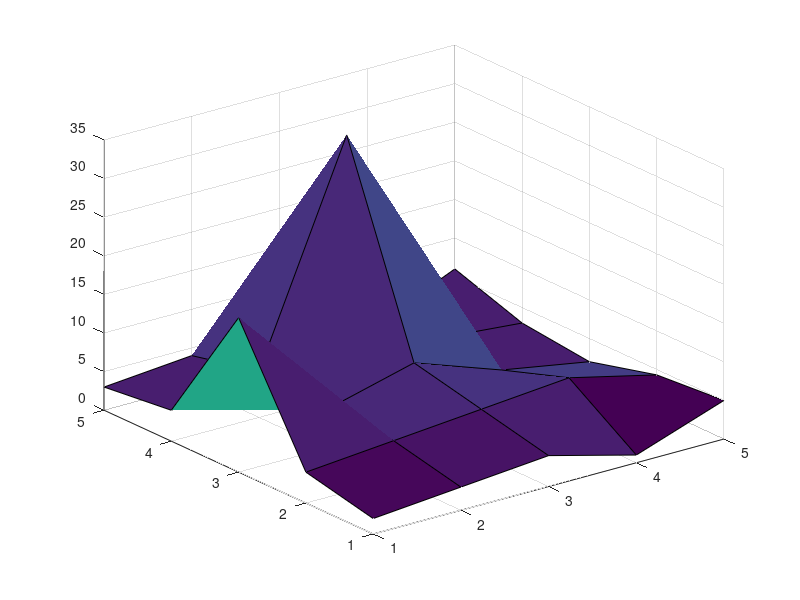

Recreate this plot in MATLAB.

t = [0:0.1:10]

figure(1), plot(t, cos(t));
title('Cos(t)');
xlabel('t [s]'), ylabel('cos(t)');
grid;

X = [1, 2, 3, 4, 5];
Y = [1, 2, 3, 4, 5];
Z = [2, 3, 4, 1, 5; 4, 5, 6, 7, 4.3;20, 5, 8, 4, 2; 4, 6, 33.5, 4, 3;3, 4, 5,1,6];
surf(X, Y, Z)
